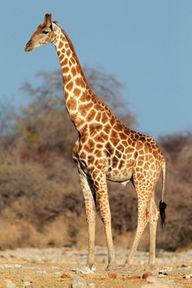
%> input picture w6_25x16/giraffe.jpg, 192 x 288 px
$ octave sc1.m   (GNU Octave 9; MATLAB toolbox functions it lacks are replaced by stand-ins)
%> lines starting %> are read from the running program, lines starting %| are printed output that depends on the picture
I=zeros(400,400);
I(100:300,100:300)=1;
% imshow(I);
I=imread('giraffe.jpg');
%> I is the input picture: size 288x192x3 uint8; mean R, G, B 150.6, 141.1, 125.6
I=im2double(rgb2gray(I));
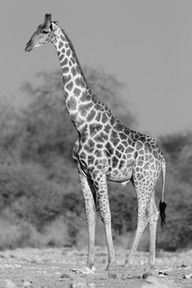
%> I: size 288x192 double; min 0, max 0.98, mean 0.557

hx= [ -1 0 1;
      -1 0 1;
      -1 0 1 ];
  hy=hx'
  Ix=abs(conv2(I,hx,'same'));
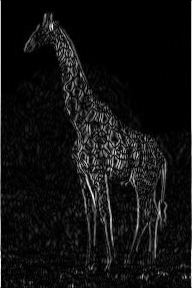
%> Ix: size 288x192 double; min 0, max 2.4, mean 0.163; drawn with min black and max white
  Iy=abs(conv2(I,hy,'same'));
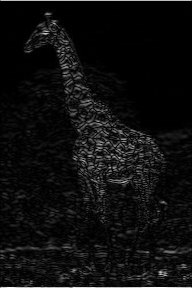
%> Iy: size 288x192 double; min 0, max 2.52, mean 0.143; drawn with min black and max white
  imshow([Ix Iy Ix+Iy (Ix+Iy)/2])
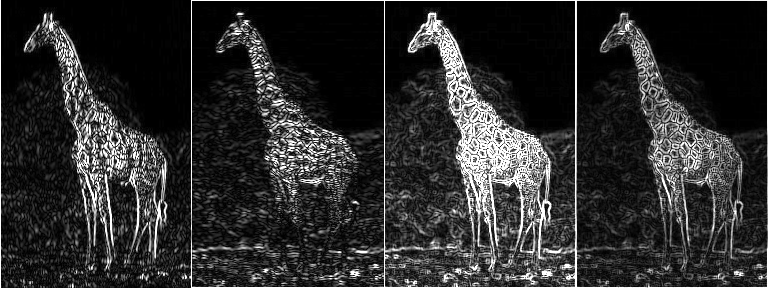
%> displayed picture: size 288x768, on the screen's scale of 0 to 255; min 0, max 255, mean 44.8
